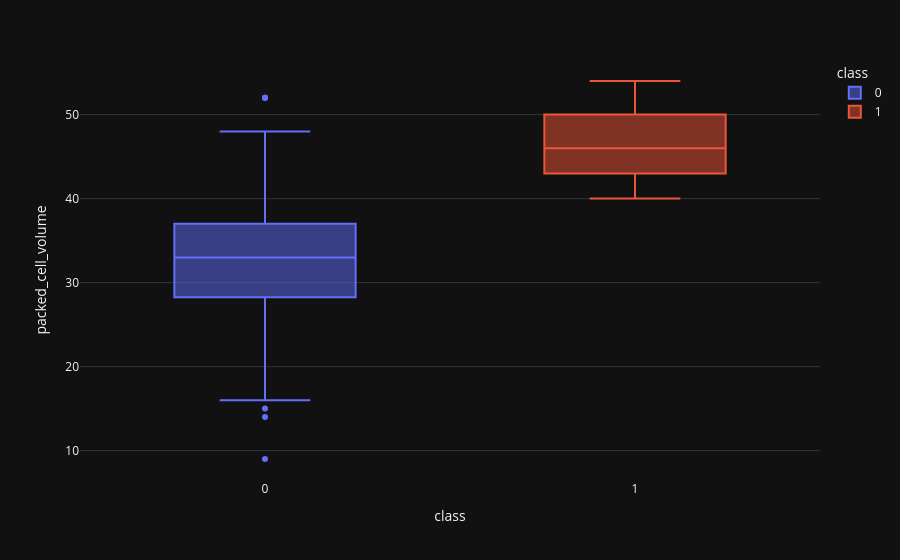

This figure's notebook cell:
### Code cell
boxplot('packed_cell_volume')

### Figure 1 — Plotly figure (JSON) as saved in the notebook; plotly's stock layout.template omitted (floating-point values rounded to 4 significant figures; data arrays with more than 128 entries replaced by an {"elided": "..."} marker saying what was removed)
{"data": [{"alignmentgroup": "True", "hovertemplate": "class=%{x}<br>packed_cell_volume=%{y}<extra></extra>", "legendgroup": "0", "marker": {"color": "#636efa"}, "name": "0", "notched": false, "offsetgroup": "0", "orientation": "v", "showlegend": true, "type": "box", "x": {"elided": "250 int values"}, "x0": " ", "xaxis": "x", "y": {"elided": "250 float values"}, "y0": " ", "yaxis": "y"}, {"alignmentgroup": "True", "hovertemplate": "class=%{x}<br>packed_cell_volume=%{y}<extra></extra>", "legendgroup": "1", "marker": {"color": "#EF553B"}, "name": "1", "notched": false, "offsetgroup": "1", "orientation": "v", "showlegend": true, "type": "box", "x": {"elided": "150 int values"}, "x0": " ", "xaxis": "x", "y": {"elided": "150 float values"}, "y0": " ", "yaxis": "y"}], "layout": {"boxmode": "overlay", "legend": {"title": {"text": "class"}, "tracegroupgap": 0}, "margin": {"t": 60}, "xaxis": {"anchor": "y", "categoryarray": [0, 1], "categoryorder": "array", "domain": [0, 1], "title": {"text": "class"}}, "yaxis": {"anchor": "x", "domain": [0, 1], "title": {"text": "packed_cell_volume"}}}}
